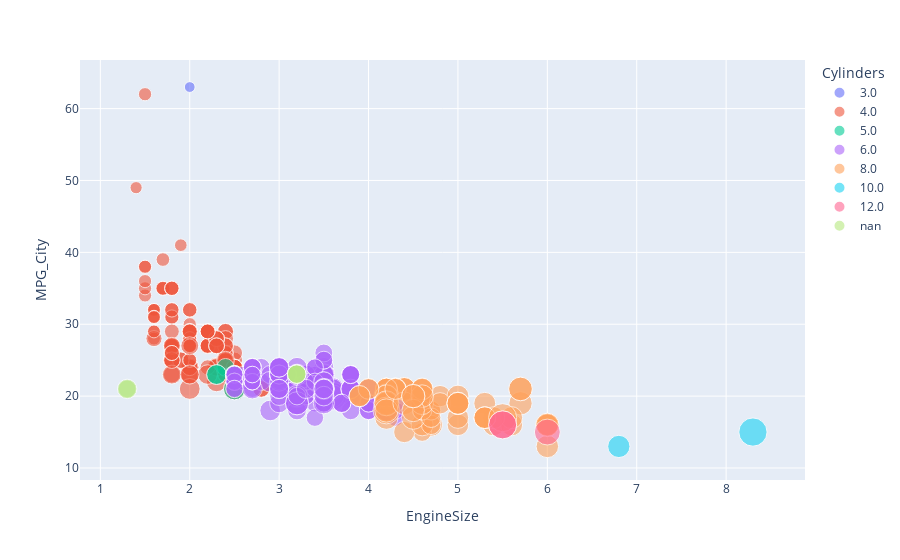

Notebook code cell kept with this figure:
### Code cell
cmt_c = df.sort_values(by='Cylinders', ascending=True)
cmt_c.Cylinders = cmt_c.Cylinders.map(str)
fig = px.scatter(cmt_c, x = 'EngineSize', y = 'MPG_City', color = 'Cylinders', size='Horsepower', hover_data=['Make'], opacity=0.6)
fig.show()

### Figure 1 — Plotly figure (JSON) as saved in the notebook; plotly's stock layout.template omitted (floating-point values rounded to 4 significant figures; data arrays with more than 128 entries replaced by an {"elided": "..."} marker saying what was removed)
{"data": [{"customdata": [["Honda"]], "hovertemplate": "Cylinders=3.0<br>EngineSize=%{x}<br>MPG_City=%{y}<br>Horsepower=%{marker.size}<br>Make=%{customdata[0]}<extra></extra>", "legendgroup": "3.0", "marker": {"color": "#636efa", "opacity": 0.6, "size": [73], "sizemode": "area", "sizeref": 1.25, "symbol": "circle"}, "mode": "markers", "name": "3.0", "orientation": "v", "showlegend": true, "type": "scatter", "x": [2], "xaxis": "x", "y": [63], "yaxis": "y"}, {"customdata": {"elided": "136x1 str values"}, "hovertemplate": "Cylinders=4.0<br>EngineSize=%{x}<br>MPG_City=%{y}<br>Horsepower=%{marker.size}<br>Make=%{customdata[0]}<extra></extra>", "legendgroup": "4.0", "marker": {"color": "#EF553B", "opacity": 0.6, "size": {"elided": "136 int values"}, "sizemode": "area", "sizeref": 1.25, "symbol": "circle"}, "mode": "markers", "name": "4.0", "orientation": "v", "showlegend": true, "type": "scatter", "x": {"elided": "136 float values"}, "xaxis": "x", "y": {"elided": "136 int values"}, "yaxis": "y"}, {"customdata": [["Volvo"], ["Volvo"], ["Volvo"], ["Volvo"], ["Volvo"], ["Volvo"], ["Volvo"]], "hovertemplate": "Cylinders=5.0<br>EngineSize=%{x}<br>MPG_City=%{y}<br>Horsepower=%{marker.size}<br>Make=%{customdata[0]}<extra></extra>", "legendgroup": "5.0", "marker": {"color": "#00cc96", "opacity": 0.6, "size": [197, 242, 247, 208, 300, 194, 208], "sizemode": "area", "sizeref": 1.25, "symbol": "circle"}, "mode": "markers", "name": "5.0", "orientation": "v", "showlegend": true, "type": "scatter", "x": [2.4, 2.3, 2.3, 2.5, 2.5, 2.5, 2.5], "xaxis": "x", "y": [24, 23, 23, 23, 21, 23, 23], "yaxis": "y"}, {"customdata": {"elided": "190x1 str values"}, "hovertemplate": "Cylinders=6.0<br>EngineSize=%{x}<br>MPG_City=%{y}<br>Horsepower=%{marker.size}<br>Make=%{customdata[0]}<extra></extra>", "legendgroup": "6.0", "marker": {"color": "#ab63fa", "opacity": 0.6, "size": {"elided": "190 int values"}, "sizemode": "area", "sizeref": 1.25, "symbol": "circle"}, "mode": "markers", "name": "6.0", "orientation": "v", "showlegend": true, "type": "scatter", "x": {"elided": "190 float values"}, "xaxis": "x", "y": {"elided": "190 int values"}, "yaxis": "y"}, {"customdata": [["Lexus"], ["Jaguar"], ["Mercedes-Benz"], ["BMW"], ["BMW"], ["BMW"], ["Jaguar"], ["Mercedes-Benz"], ["Mercedes-Benz"], ["Jaguar"], ["Jaguar"], ["Lexus"], ["Lexus"], ["Jaguar"], ["Jaguar"], ["Jaguar"], ["Jaguar"], ["Volkswagen"], ["Lincoln"], ["Audi"], ["Audi"], ["Audi"], ["Volkswagen"], ["Audi"], ["Lincoln"], ["Lincoln"], ["Toyota"], ["Jaguar"], ["Lincoln"], ["Audi"], ["Land Rover"], ["BMW"], ["Land Rover"], ["Lincoln"], ["Lincoln"], ["Lexus"], ["Lincoln"], ["Volkswagen"], ["Lexus"], ["GMC"], ["Chevrolet"], ["Mercury"], ["Mercury"], ["Mercury"], ["Mercury"], ["Dodge"], ["Porsche"], ["Hummer"], ["Pontiac"], ["Pontiac"], ["Ford"], ["Nissan"], ["Ford"], ["Ford"], ["Nissan"], ["Ford"], ["GMC"], ["GMC"], ["Ford"], ["Ford"], ["Ford"], ["Ford"], ["Toyota"], ["Chevrolet"], ["Cadillac"], ["Chevrolet"], ["Mercedes-Benz"], ["Cadillac"], ["Cadillac"], ["Mercedes-Benz"], ["Cadillac"], ["Cadillac"], ["GMC"], ["Cadillac"], ["Cadillac"], ["Chevrolet"], ["Chevrolet"], ["Chevrolet"], ["Mercedes-Benz"], ["Mercedes-Benz"], ["Mercedes-Benz"], ["Mercedes-Benz"], ["Infiniti"], ["Infiniti"], ["Mercedes-Benz"], ["Infiniti"], ["Chevrolet"]], "hovertemplate": "Cylinders=8.0<br>EngineSize=%{x}<br>MPG_City=%{y}<br>Horsepower=%{marker.size}<br>Make=%{customdata[0]}<extra></extra>", "legendgroup": "8.0", "marker": {"color": "#FFA15A", "opacity": 0.6, "size": [300, 294, 292, 325, 325, 325, 294, 288, 302, 390, 390, 300, 290, 294, 390, 294, 294, 270, 300, 300, 330, 340, 335, 450, 239, 239, 325, 390, 239, 340, 217, 325, 282, 280, 280, 235, 302, 270, 235, 325, 300, 224, 224, 224, 302, 230, 340, 316, 340, 275, 232, 305, 224, 224, 305, 239, 300, 285, 260, 280, 231, 300, 240, 300, 275, 350, 302, 295, 320, 302, 275, 300, 285, 320, 345, 295, 295, 295, 275, 302, 302, 493, 315, 340, 302, 340, 350], "sizemode": "area", "sizeref": 1.25, "symbol": "circle"}, "mode": "markers", "name": "8.0", "orientation": "v", "showlegend": true, "type": "scatter", "x": [4.3, 4.2, 5, 4.4, 4.4, 4.4, 4.2, 5, 5, 4.2, 4.2, 4.3, 4.3, 4.2, 4.2, 4.2, 4.2, 4, 5.4, 4.2, 4.2, 4.2, 4.2, 4.2, 4.6, 4.6, 4.7, 4.2, 4.6, 4.2, 4.6, 4.4, 4.4, 3.9, 3.9, 4.7, 4.6, 4, 4.7, 6, 5.3, 4.6, 4.6, 4.6, 4.6, 4.7, 4.5, 6, 5.7, 4.6, 4.6, 5.6, 4.6, 4.6, 5.6, 4.6, 6, 4.8, 4.6, 3.9, 4.6, 5.4, 4.7, 6, 4.6, 5.7, 5, 5.3, 4.6, 5, 4.6, 4.6, 4.8, 4.6, 6, 5.3, 5.3, 5.3, 4.3, 5, 5, 5.5, 4.5, 4.5, 5, 4.5, 5.7], "xaxis": "x", "y": [21, 21, 16, 21, 21, 21, 21, 17, 19, 20, 19, 21, 21, 21, 20, 21, 21, 21, 16, 20, 20, 17, 19, 18, 20, 20, 16, 19, 20, 18, 15, 19, 15, 20, 20, 18, 16, 21, 16, 16, 19, 20, 20, 20, 20, 18, 17, 13, 19, 20, 18, 16, 20, 20, 17, 20, 16, 20, 20, 20, 18, 17, 17, 16, 21, 21, 20, 17, 19, 19, 21, 21, 19, 20, 16, 17, 17, 17, 21, 19, 19, 17, 18, 20, 19, 20, 21], "yaxis": "y"}, {"customdata": [["Dodge"], ["Ford"]], "hovertemplate": "Cylinders=10.0<br>EngineSize=%{x}<br>MPG_City=%{y}<br>Horsepower=%{marker.size}<br>Make=%{customdata[0]}<extra></extra>", "legendgroup": "10.0", "marker": {"color": "#19d3f3", "opacity": 0.6, "size": [500, 310], "sizemode": "area", "sizeref": 1.25, "symbol": "circle"}, "mode": "markers", "name": "10.0", "orientation": "v", "showlegend": true, "type": "scatter", "x": [8.3, 6.8], "xaxis": "x", "y": [15, 13], "yaxis": "y"}, {"customdata": [["Volkswagen"], ["Mercedes-Benz"], ["Mercedes-Benz"]], "hovertemplate": "Cylinders=12.0<br>EngineSize=%{x}<br>MPG_City=%{y}<br>Horsepower=%{marker.size}<br>Make=%{customdata[0]}<extra></extra>", "legendgroup": "12.0", "marker": {"color": "#FF6692", "opacity": 0.6, "size": [420, 493, 493], "sizemode": "area", "sizeref": 1.25, "symbol": "circle"}, "mode": "markers", "name": "12.0", "orientation": "v", "showlegend": true, "type": "scatter", "x": [6, 5.5, 5.5], "xaxis": "x", "y": [15, 16, 16], "yaxis": "y"}, {"customdata": [[null], [null], [null], [null], ["Mazda"], ["Mazda"]], "hovertemplate": "Cylinders=nan<br>EngineSize=%{x}<br>MPG_City=%{y}<br>Horsepower=%{marker.size}<br>Make=%{customdata[0]}<extra></extra>", "legendgroup": "nan", "marker": {"color": "#B6E880", "opacity": 0.6, "size": [215.9, 215.9, 215.9, 215.9, 197, 238], "sizemode": "area", "sizeref": 1.25, "symbol": "circle"}, "mode": "markers", "name": "nan", "orientation": "v", "showlegend": true, "type": "scatter", "x": [3.197, 3.197, 3.197, 3.197, 1.3, 1.3], "xaxis": "x", "y": [23.06, 23.06, 23.06, 23.06, 21, 21], "yaxis": "y"}], "layout": {"autosize": true, "legend": {"itemsizing": "constant", "title": {"text": "Cylinders"}, "tracegroupgap": 0}, "margin": {"t": 60}, "xaxis": {"anchor": "y", "autorange": true, "domain": [0, 1], "range": [0.8221, 8.813], "title": {"text": "EngineSize"}, "type": "linear"}, "yaxis": {"anchor": "x", "autorange": true, "domain": [0, 1], "range": [6.431, 67.75], "title": {"text": "MPG_City"}, "type": "linear"}}}
